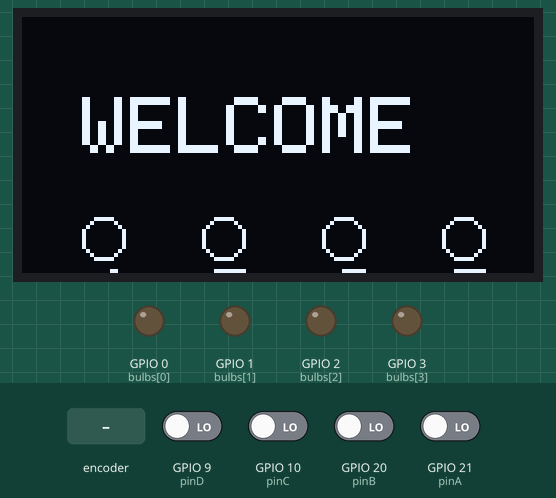
Simulated run of this sketch. Board: ESP32-S3. Parts: 128×64 one-colour display, output pins drawn as LEDs (lit = HIGH). Dashed ring = blinking. The test bench sets the inputs (shaded band); at power-on: GPIO 9 (pinD), GPIO 10 (pinC), GPIO 20 (pinB), GPIO 21 (pinA) LOW. What the sketch prints to the serial monitor is not drawn.

Above: at 2.2 s.
2.3 s: rotary encoder on GPIO 21 (pinA) / GPIO 20 (pinB) turned 1 step (first pin leading)
At 5.2 s:
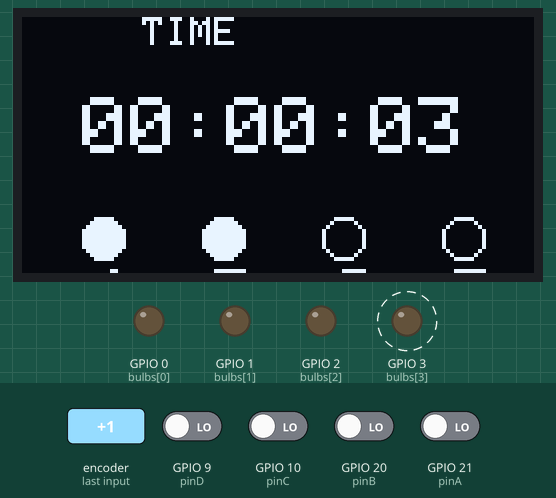
5.5 s: GPIO 9 (pinD) driven HIGH
At 6.5 s:
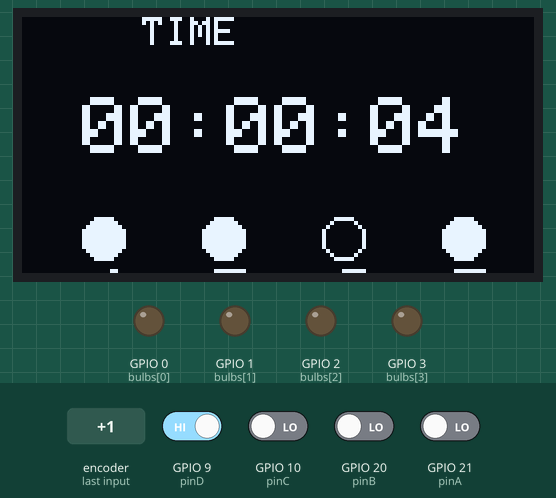
8.5 s: GPIO 10 (pinC) driven HIGH
At 10.0 s:
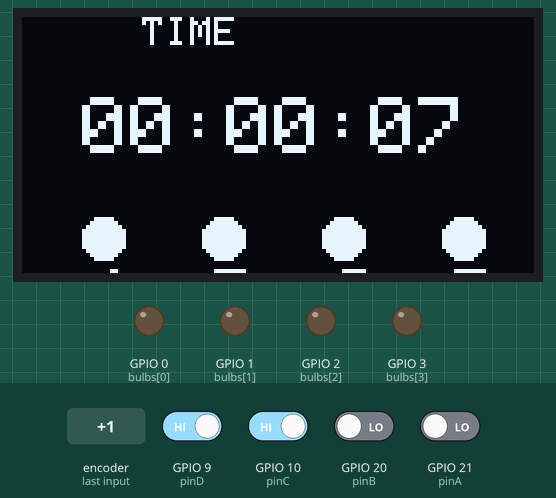
11.5 s: GPIO 9 (pinD) driven LOW
At 13.3 s:
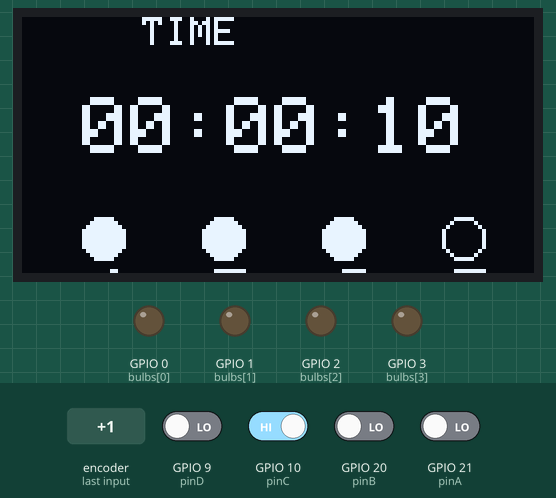
13.5 s: GPIO 9 (pinD) driven HIGH
At 14.6 s:
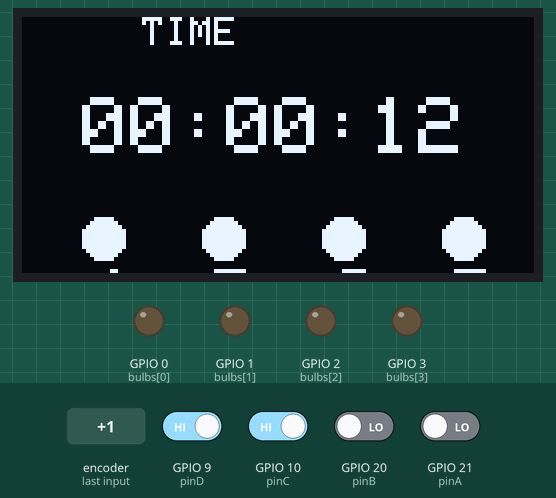
16.5 s: rotary encoder on GPIO 21 (pinA) / GPIO 20 (pinB) turned 1 step (first pin leading)
At 17.7 s:
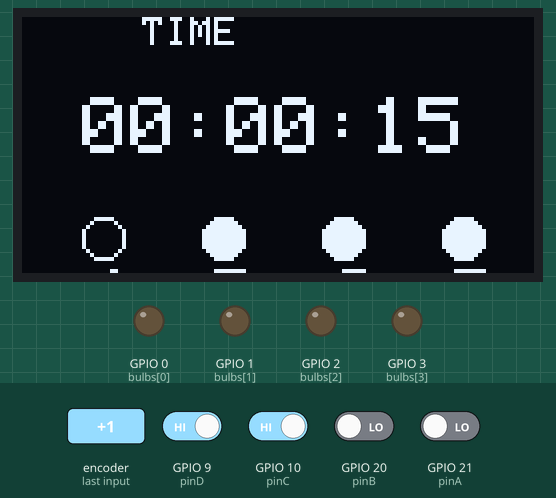
Timing chart, 0 to 19.2 s (numbered marks = the images above; inputs shaded):
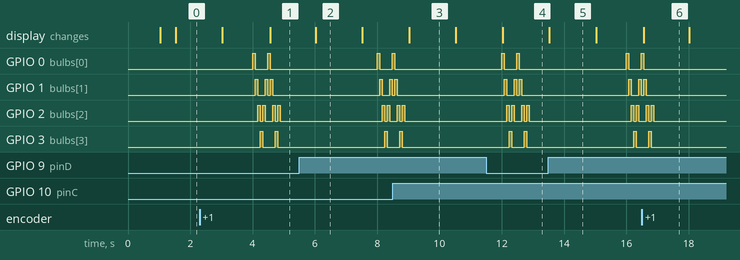

Measured:
- after the input at 2.3 s, the display: first changes after 0.73 s (image 1 shows a later state)
- after the input at 8.5 s, the display: changes after 0.53 s (image 3)
- after the input at 11.5 s, the display: changes after 0.53 s (image 4)
- after the input at 13.5 s, the display: changes at once (image 5)
- after the input at 16.5 s, the display: changes after 0.06 s (image 6)
- by itself, GPIO 0 (bulbs[0]): alternates HIGH for 0.08 s and LOW for 0.40 s, 4 changes in all, then stays LOW
- by itself, GPIO 3 (bulbs[3]): alternates HIGH for 0.08 s and LOW for 0.40 s

The sketch:

main.ino
```cpp
#include <Wire.h>
#include <Adafruit_GFX.h>
#include <Adafruit_SSD1306.h>

#define SCREEN_WIDTH 128
#define SCREEN_HEIGHT 64
#define SDA_PIN 8
#define SCL_PIN 7
Adafruit_SSD1306 display(SCREEN_WIDTH, SCREEN_HEIGHT, &Wire, -1);

// Bulbs
int bulbs[] = {0, 1, 2, 3};
int bulbCount = 4;

// Inputs - A=21, B=20, C=10, D=9
int pinA = 21, pinB = 20, pinC = 10, pinD = 9;

void setBrightness(int pin, int b){ analogWrite(pin, b); }

// Timing - Delay නැතිව
unsigned long lastBulbTrigger = 0;
unsigned long lastBulbStep = 0;
unsigned long lastDisplay = 0;
unsigned long lastSerial = 0;
unsigned long bootTime = 0;

int displayState = 0; // 0=WELCOME, 1=NAME, 2=TIME
bool bulbEffectActive = false;
int rep = 0;
int bulbIndex = 0;
int phase = 0; // 0=up, 1=down

// Input Ball Draw Function
void drawInputBalls(int a, int b, int c, int d){
  // පහලින් බෝල 4 - A B C D
  int y = 55;
  int xPos[] = {20, 50, 80, 110};
  int vals[] = {a, b, c, d};
  char labels[] = {'A','B','C','D'};

  for(int i=0; i<4; i++){
    if(vals[i]==1) display.fillCircle(xPos[i], y, 5, SSD1306_WHITE);
    else display.drawCircle(xPos[i], y, 5, SSD1306_WHITE);

    display.setCursor(xPos[i]-2, y+8);
    display.print(labels[i]);
  }
}

void setup(){
  Serial.begin(115200);
  delay(1000);
  Wire.begin(SDA_PIN, SCL_PIN);
  display.begin(SSD1306_SWITCHCAPVCC, 0x3C);
  display.setTextColor(SSD1306_WHITE);

  for(int i=0;i<4;i++){ pinMode(bulbs[i], OUTPUT); setBrightness(bulbs[i],0); }
  pinMode(pinA, INPUT_PULLDOWN); pinMode(pinB, INPUT_PULLDOWN);
  pinMode(pinC, INPUT_PULLDOWN); pinMode(pinD, INPUT_PULLDOWN);

  bootTime = millis();
}

void loop(){
  unsigned long now = millis();

  if(now - lastSerial >= 50){
    lastSerial = now;
    int a = digitalRead(pinA);
    int b = digitalRead(pinB);
    int c = digitalRead(pinC);
    int d = digitalRead(pinD);
    Serial.print(b); Serial.print(c); Serial.print(a); Serial.println(d);
  }

  if(!bulbEffectActive && now - lastBulbTrigger >= 4000){
    bulbEffectActive = true;
    lastBulbTrigger = now;
    rep = 0; bulbIndex = 0; phase = 0;
    for(int i=0;i<4;i++) setBrightness(bulbs[i],0);
  }

  if(bulbEffectActive && now - lastBulbStep >= 80){
    lastBulbStep = now;

    for(int i=0;i<4;i++) setBrightness(bulbs[i],0);

    if(phase==0){
      setBrightness(bulbs[bulbIndex], 255);
      bulbIndex++;
      if(bulbIndex >= bulbCount){
        bulbIndex = bulbCount - 2;
        phase = 1;
      }
    } else {
      setBrightness(bulbs[bulbIndex], 255);
      bulbIndex--;
      if(bulbIndex <= 0){
        bulbIndex = 0;
        phase = 0;
        rep++;
        if(rep >= 2){
          bulbEffectActive = false;
          for(int i=0;i<4;i++) setBrightness(bulbs[i],0);
        }
      }
    }
  }

  // 3. DISPLAY
  if(now - lastDisplay >= 1500){
    lastDisplay = now;
    int a = digitalRead(pinA); int b = digitalRead(pinB);
    int c = digitalRead(pinC); int d = digitalRead(pinD);

    display.clearDisplay();

    if(displayState==0){
      display.setTextSize(2); display.setCursor(15,20); display.println("WELCOME");
      displayState=1;
    } else if(displayState==1){
      display.setTextSize(1); display.setCursor(10,10); display.println("DEV SHEHAN's");
      display.setTextSize(2); display.setCursor(20,30); display.println("TOWER");
      displayState=2;
    } else {
      unsigned long totalSec = (now - bootTime) / 1000;
      int h = (totalSec / 3600) % 24;
      int m = (totalSec / 60) % 60;
      int s = totalSec % 60;

      display.setTextSize(1); display.setCursor(30,0); display.println("TIME");
      display.setTextSize(2); display.setCursor(15,20);
      if(h<10) display.print("0"); display.print(h); display.print(":");
      if(m<10) display.print("0"); display.print(m); display.print(":");
      if(s<10) display.print("0"); display.print(s);
    }

    drawInputBalls(a,b,c,d);

    display.display();
  }
}
```
